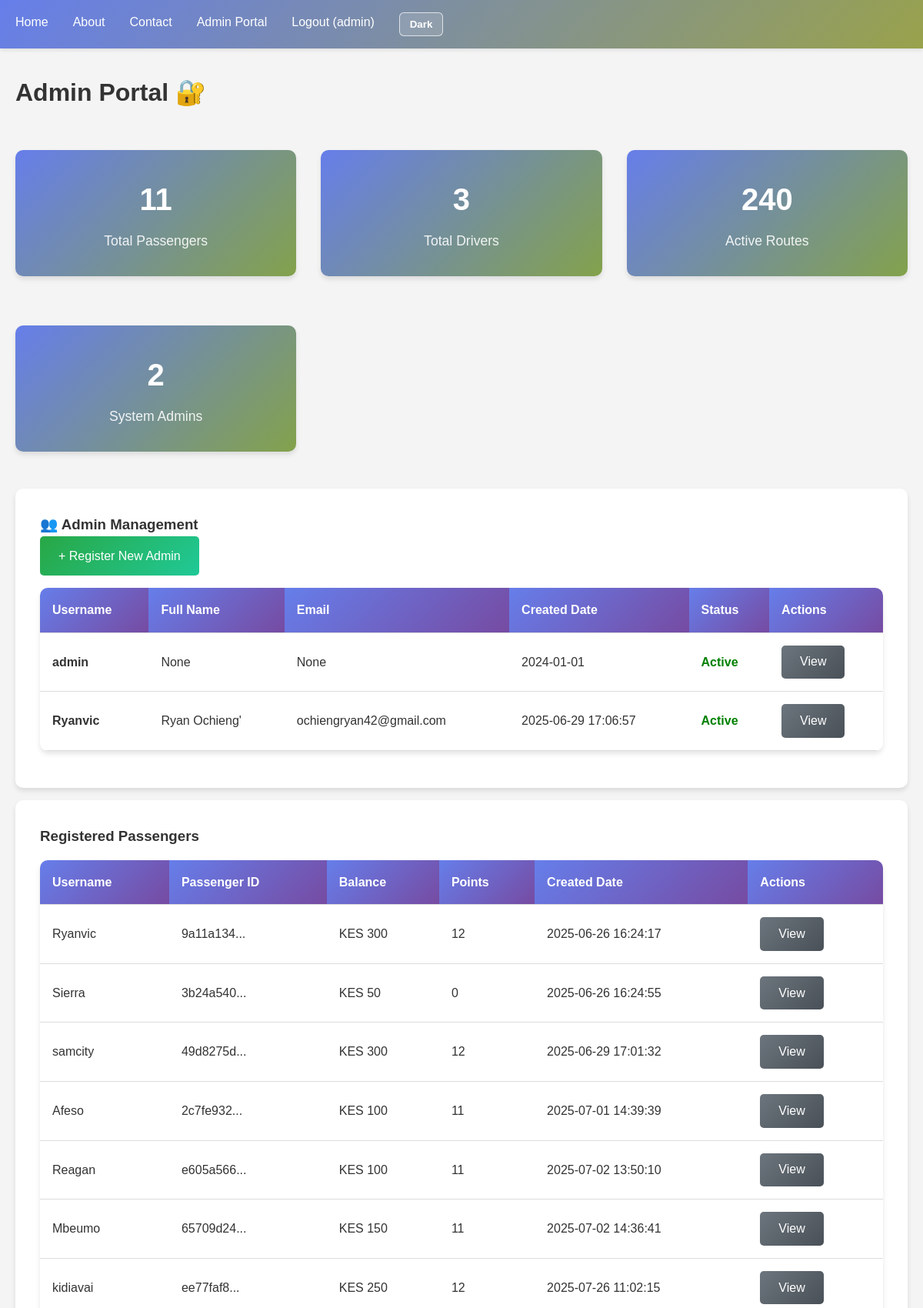
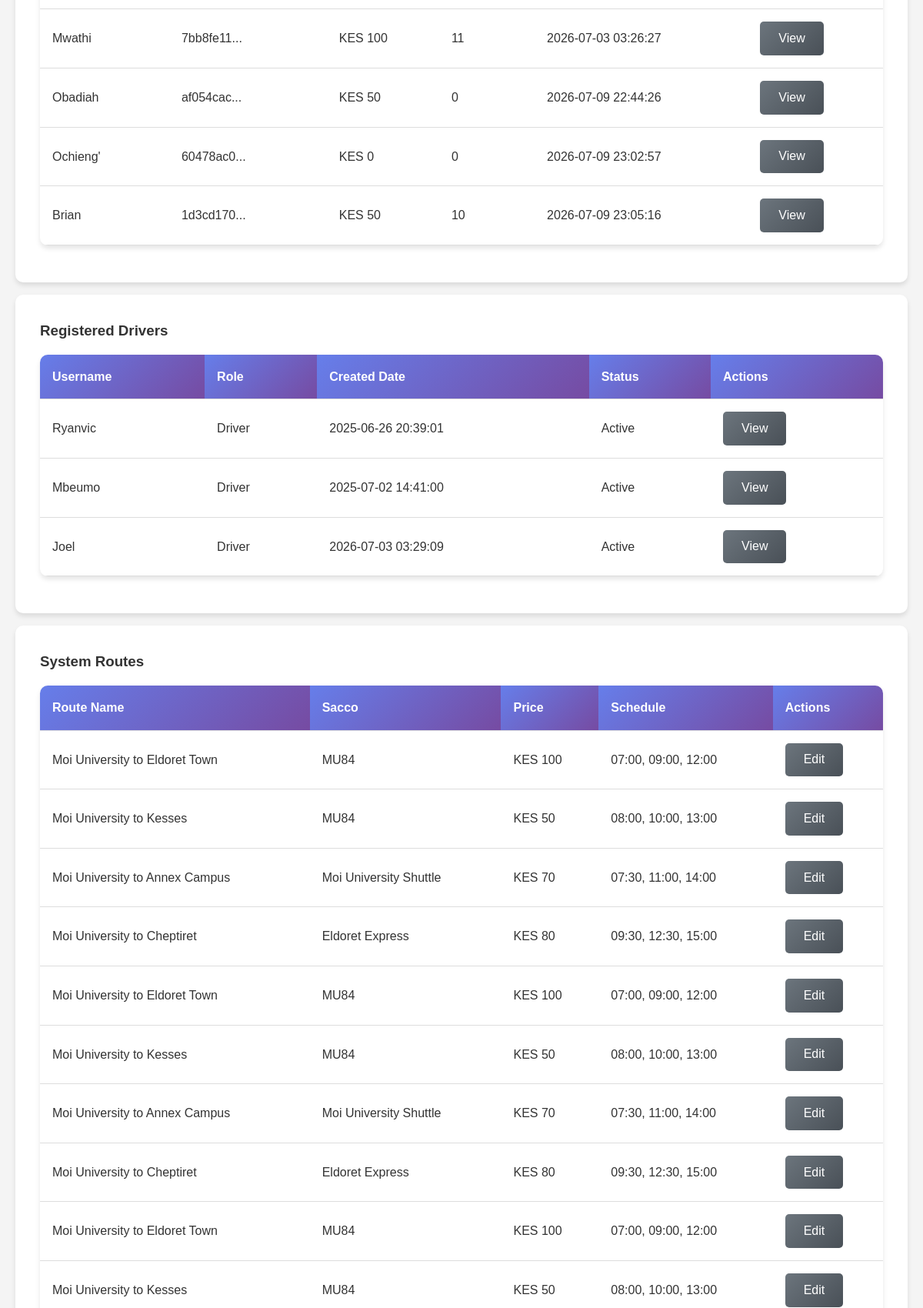
Page /admin_portal (signed in, upper part) on the committed database (2 pictures, top to bottom).
### tables this page shows
CREATE TABLE admins (
                username TEXT PRIMARY KEY,
                password TEXT NOT NULL,
                role TEXT NOT NULL,
                full_name TEXT,
                email TEXT,
                created_date TEXT,
                status TEXT
            );

CREATE TABLE passengers (
                username TEXT PRIMARY KEY,
                password TEXT NOT NULL,
                role TEXT NOT NULL,
                passenger_id TEXT NOT NULL,
                points INTEGER DEFAULT 0,
                balance INTEGER DEFAULT 0,
                created_date TEXT
            );

CREATE TABLE drivers (
                username TEXT PRIMARY KEY,
                password TEXT NOT NULL,
                role TEXT NOT NULL,
                created_date TEXT
            );

CREATE TABLE routes (
                id INTEGER PRIMARY KEY AUTOINCREMENT,
                name TEXT NOT NULL,
                sacco TEXT NOT NULL,
                schedule TEXT NOT NULL,
                price INTEGER NOT NULL
            );

### app.py (the view)
@app.route('/admin_portal')
def admin_portal():
    if 'username' not in session or session['role'] != 'admin':
        flash('Unauthorized access.', 'error')
        return redirect(url_for('admin_login'))
    with sqlite3.connect(DB_NAME) as conn:
        cursor = conn.cursor()
        cursor.execute("SELECT username, password, role, passenger_id, points, balance, created_date FROM passengers")
        passengers = {row[0]: {'password': row[1], 'role': row[2], 'passenger_id': row[3], 'points': row[4], 'balance': row[5], 'created_date': row[6]} for row in cursor.fetchall()}
        cursor.execute("SELECT username, password, role, created_date FROM drivers")
        drivers = {row[0]: {'password': row[1], 'role': row[2], 'created_date': row[3]} for row in cursor.fetchall()}
        cursor.execute("SELECT username, password, role, full_name, email, created_date, status FROM admins")
        admins = {row[0]: {'password': row[1], 'role': row[2], 'full_name': row[3], 'email': row[4], 'created_date': row[5], 'status': row[6]} for row in cursor.fetchall()}
        cursor.execute("SELECT sacco_id, name, routes, fleet_size, contact FROM saccos")
        saccos = {row[0]: {'name': row[1], 'routes': json.loads(row[2]), 'fleet_size': row[3], 'contact': row[4]} for row in cursor.fetchall()}
        cursor.execute("SELECT name, sacco, schedule, price FROM routes")
        routes = [{'name': row[0], 'sacco': row[1], 'schedule': json.loads(row[2]), 'price': row[3]} for row in cursor.fetchall()]
    return render_template('admin_portal.html',
                         passengers=passengers,
                         drivers=drivers,
                         routes=routes,
                         saccos=saccos,
                         admins=admins)

### app.py (called while the page is built)
@app.context_processor
def inject_user():
    return dict(session=session)

### templates/admin_portal.html (shortened to what this page needs)
{% extends "base.html" %}
{% block content %}
<h1>Admin Portal 🔐</h1>
<div class="dashboard-grid">
    <div class="card stats-card">
        <div class="stats-number">{{ passengers|length }}</div>
        <div class="stats-label">Total Passengers</div>
    </div>
    <div class="card stats-card">
        <div class="stats-number">{{ drivers|length }}</div>
        <div class="stats-label">Total Drivers</div>
    </div>
    <div class="card stats-card">
        <div class="stats-number">{{ routes|length }}</div>
        <div class="stats-label">Active Routes</div>
    </div>
    <div class="card stats-card">
        <div class="stats-number">{{ admins|length }}</div>
        <div class="stats-label">System Admins</div>
    </div>
</div>
<div class="card">
    <h3>👥 Admin Management</h3>
    <div style="margin-bottom: 1rem;">
        <a href="{{ url_for('admin_register') }}" class="btn btn-success">+ Register New Admin</a>
    </div>
    <table class="table">
        <thead>
            <tr>
                <th>Username</th>
                <th>Full Name</th>
                <th>Email</th>
                <th>Created Date</th>
                <th>Status</th>
                <th>Actions</th>
            </tr>
        </thead>
        <tbody>
            {% for username, data in admins.items() %}
            <tr>
                <td><strong>{{ username }}</strong></td>
                <td>{{ data.get('full_name', 'N/A') }}</td>
                <td>{{ data.get('email', 'N/A') }}</td>
                <td>{{ data.get('created_date', 'N/A') }}</td>
                <td>
                    <span style="color: green; font-weight: bold;">
                        {{ data.get('status', 'Active').title() }}
                    </span>
                </td>
                <td>
                    <button class="btn btn-secondary" onclick="viewAdmin('{{ username }}')">View</button>
                </td>
            </tr>
            {% endfor %}
        </tbody>
    </table>
</div>
<div class="card">
    <h3>Registered Passengers</h3>
    <table class="table">
        <thead>
            <tr>
                <th>Username</th>
                <th>Passenger ID</th>
                <th>Balance</th>
                <th>Points</th>
                <th>Created Date</th>
                <th>Actions</th>
            </tr>
        </thead>
        <tbody>
            {% for username, data in passengers.items() %}
            <tr>
                <td>{{ username }}</td>
                <td>{{ data.passenger_id[:8] }}...</td>
                <td>KES {{ data.balance }}</td>
                <td>{{ data.points }}</td>
                <td>{{ data.get('created_date', 'N/A') }}</td>
                <td>
                    <button class="btn btn-secondary" onclick="viewPassenger('{{ username }}')">View</button>
                </td>
            </tr>
            {% endfor %}
        </tbody>
    </table>
</div>
<div class="card">
    <h3>Registered Drivers</h3>
    <table class="table">
        <thead>
            <tr>
                <th>Username</th>
                <th>Role</th>
                <th>Created Date</th>
                <th>Status</th>
                <th>Actions</th>
            </tr>
        </thead>
        <tbody>
            {% for username, data in drivers.items() %}
            <tr>
                <td>{{ username }}</td>
                <td>{{ data.role|title }}</td>
                <td>{{ data.get('created_date', 'N/A') }}</td>
                <td>Active</td>
                <td>
                    <button class="btn btn-secondary" onclick="viewDriver('{{ username }}')">View</button>
                </td>
            </tr>
            {% endfor %}
        </tbody>
    </table>
</div>
<div class="card">
    <h3>System Routes</h3>
    <table class="table">
        <thead>
            <tr>
                <th>Route Name</th>
                <th>Sacco</th>
                <th>Price</th>
                <th>Schedule</th>
                <th>Actions</th>
            </tr>
        </thead>
        <tbody>
            {% for route in routes %}
            <tr>
                <td>{{ route.name }}</td>
                <td>{{ route.sacco }}</td>
                <td>KES {{ route.price }}</td>
                <td>{{ route.schedule|join(', ') }}</td>
                <td>
                    <button class="btn btn-secondary">Edit</button>
                </td>
            </tr>
            {% endfor %}
        </tbody>
    </table>
</div>
{% endblock %}

### static/style.css (style rules this page uses)
* { margin: 0; padding: 0; box-sizing: border-box; }
:root { --page-bg: #f4f4f4; --surface-bg: #ffffff; --surface-alt-bg: #f8f9fa; --text-color: #333333; --muted-text: #555555; --heading-color: #1d3557; --border-color: #dddddd; --shadow-color: rgba(0, 0, 0, 0.1); --header-gradient: linear-gradient(135deg, #667eea 0%, #99a24b 100%); --table-header-gradient: linear-gradient(135deg, #667eea 0%, #764ba2 100%); --validity-bg: #f0fff4; --validity-border: #b7e4c7; --validity-text: #1b4332; --validity-date: #0b6b3a; }
body { font-family: "Arial", sans-serif; line-height: 1.6; color: var(--text-color); background-color: var(--page-bg); transition: background-color 0.25s ease, color 0.25s ease; }
.card { background: var(--surface-bg); color: var(--text-color); border-radius: 10px; padding: 2rem; margin: 1rem 0; box-shadow: 0 4px 6px var(--shadow-color); transition: transform 0.3s, background-color 0.25s ease, color 0.25s ease; }
.btn { display: inline-block; padding: 0.8rem 1.5rem; background: linear-gradient(135deg, #667eea 0%, #8fa24b 100%); color: white; text-decoration: none; border: none; border-radius: 5px; cursor: pointer; font-size: 1rem; transition: transform 0.3s, box-shadow 0.3s; }
.btn-secondary { background: linear-gradient(135deg, #6c757d 0%, #495057 100%); }
.btn-success { background: linear-gradient(135deg, #28a745 0%, #20c997 100%); }
.dashboard-grid { display: grid; grid-template-columns: repeat(auto-fit, minmax(300px, 1fr)); gap: 2rem; margin: 2rem 0; }
.stats-card { background: linear-gradient(135deg, #667eea 0%, #83a24b 100%); color: white; text-align: center; }
.stats-number { font-size: 2.5rem; font-weight: bold; margin-bottom: 0.5rem; }
.stats-label { font-size: 1.1rem; opacity: 0.9; }
.table { width: 100%; border-collapse: collapse; margin: 1rem 0; background: var(--surface-bg); border-radius: 10px; overflow: hidden; box-shadow: 0 4px 6px var(--shadow-color); }
.table th, .table td { padding: 1rem; text-align: left; border-bottom: 1px solid var(--border-color); }
.table th { background: var(--table-header-gradient); color: white; font-weight: bold; }

### rows in the picture
admins: username "admin", get "None", get "2024-01-01", get "Active"
admins: username "Ryanvic", get "Ryan Ochieng'", get "ochiengryan42@gmail.com", get "2025-06-29 17:06:57", get "Active"
passengers: username "Ryanvic", passenger_id "9a11a134", balance "300", points "12", get "2025-06-26 16:24:17"
passengers: username "Sierra", passenger_id "3b24a540", balance "50", points "0", get "2025-06-26 16:24:55"
passengers: username "samcity", passenger_id "49d8275d", balance "300", points "12", get "2025-06-29 17:01:32"
passengers: username "Afeso", passenger_id "2c7fe932", balance "100", points "11", get "2025-07-01 14:39:39"
passengers: username "Reagan", passenger_id "e605a566", balance "100", points "11", get "2025-07-02 13:50:10"
passengers: username "Mbeumo", passenger_id "65709d24", balance "150", points "11", get "2025-07-02 14:36:41"
passengers: username "kidiavai", passenger_id "ee77faf8", balance "250", points "12", get "2025-07-26 11:02:15"
passengers: username "Mwathi", passenger_id "7bb8fe11", balance "100", points "11", get "2026-07-03 03:26:27"
passengers: username "Obadiah", passenger_id "af054cac", balance "50", points "0", get "2026-07-09 22:44:26"
passengers: username "Ochieng'", passenger_id "60478ac0", balance "0", points "0", get "2026-07-09 23:02:57"
passengers: username "Brian", passenger_id "1d3cd170", balance "50", points "10", get "2026-07-09 23:05:16"
drivers: username "Ryanvic", role "Driver", get "2025-06-26 20:39:01"
drivers: username "Mbeumo", role "Driver", get "2025-07-02 14:41:00"
drivers: username "Joel", role "Driver", get "2026-07-03 03:29:09"
routes: name "Moi University to Eldoret Town", sacco "MU84", price "100", schedule "07:00, 09:00, 12:00"
routes: name "Moi University to Kesses", sacco "MU84", price "50", schedule "08:00, 10:00, 13:00"
routes: name "Moi University to Annex Campus", sacco "Moi University Shuttle", price "70", schedule "07:30, 11:00, 14:00"
routes: name "Moi University to Cheptiret", sacco "Eldoret Express", price "80", schedule "09:30, 12:30, 15:00"
routes: name "Moi University to Eldoret Town", sacco "MU84", price "100", schedule "07:00, 09:00, 12:00"
routes: name "Moi University to Kesses", sacco "MU84", price "50", schedule "08:00, 10:00, 13:00"
routes: name "Moi University to Annex Campus", sacco "Moi University Shuttle", price "70", schedule "07:30, 11:00, 14:00"
routes: name "Moi University to Cheptiret", sacco "Eldoret Express", price "80", schedule "09:30, 12:30, 15:00"
routes: name "Moi University to Eldoret Town", sacco "MU84", price "100", schedule "07:00, 09:00, 12:00"
routes: name "Moi University to Kesses", sacco "MU84", price "50", schedule "08:00, 10:00, 13:00"

### other values in the picture
{{ session.username }} "admin"
{{ passengers|length }} "11"
{{ drivers|length }} "3"
{{ routes|length }} "240"
{{ admins|length }} "2"
